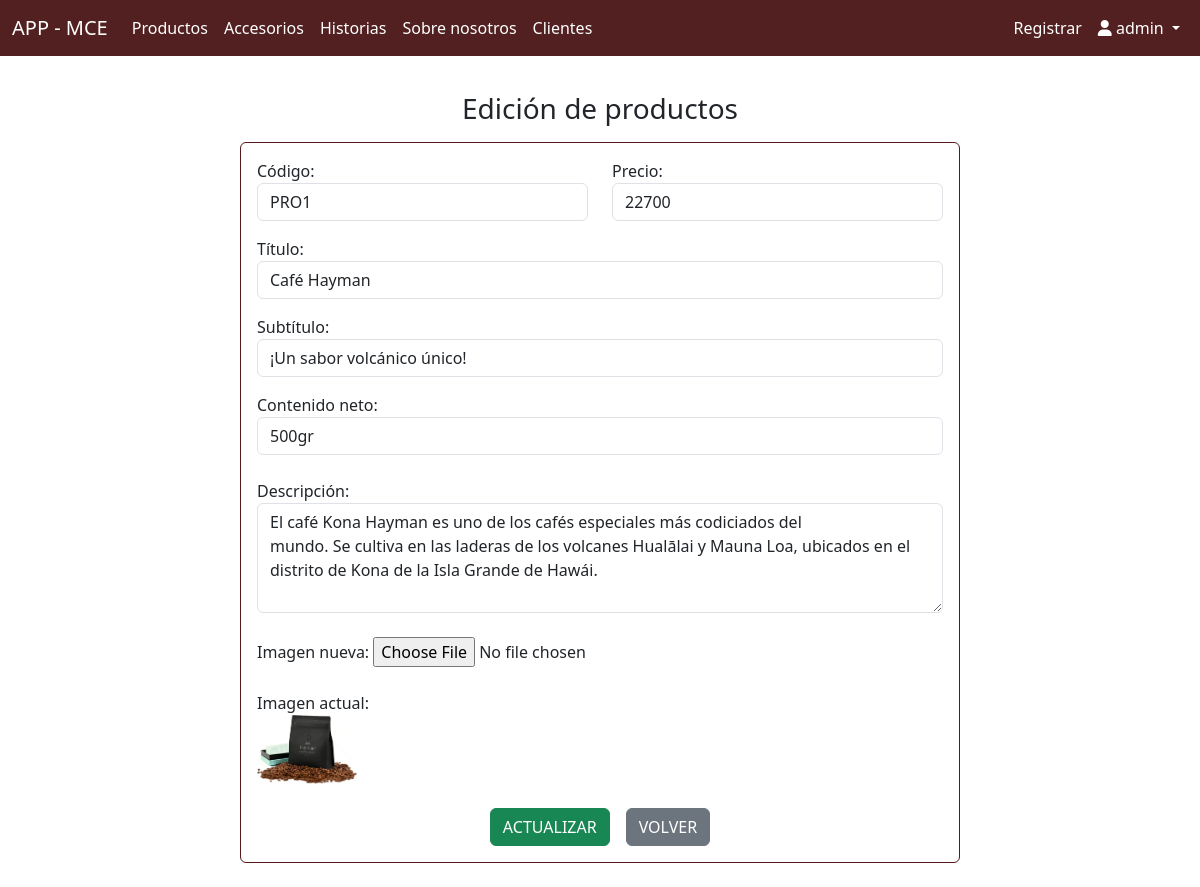
The app's page /administrativo/edicionProducto/PRO1 (signed in) with its own data.
### mce/models.py (models this page shows, shortened)
class Producto(models.Model):
    cod         = models.CharField(unique=True, max_length=5)
    title       = models.CharField(max_length=50, default='default_title')
    price       = models.IntegerField()
    netContent  = models.CharField(max_length=20)
    subtitle    = models.CharField(max_length=200)
    description = models.TextField()
    imagen      = models.ImageField(upload_to='images/', null=True, blank=True)

### administrativo/views.py (the view)
# urls.py: path('edicionProducto/<cod>', views.edicionProducto, name='edicionProducto'),
@login_required
def edicionProducto(request, cod):
    producto= Producto.objects.get(cod=cod)
    context= {'producto': producto}
    return render(request, 'administrativo/edicionProducto.html', context)

### administrativo/templates/administrativo/edicionProducto.html (shortened to what this page needs)
{% extends 'administrativo/baseCrud.html' %}
{% block body%}
<div class="container mt-1">
    <div class="row justify-content-center">
        <div class="col-md-8">
            <h3 class="p-2 text-center">Edición de productos</h3>
            <div class="card" style="border: 1px solid #561919">
                <div class="card-body">
                    <form action="{% url 'editarProducto' %}" method="POST" enctype="multipart/form-data">{% csrf_token %}
                        <div class="row mb-3">
                            <div class="col-md-6">
                                <div class="form-group">
                                    <label for="cod">Código:</label>
                                    <input type="text" id="cod" name="cod" value="{{producto.cod}}" class="form-control" placeholder="Código" maxlength="5" readonly>
                                </div>
                            </div>
                            <div class="col-md-6">
                                <div class="form-group">
                                    <label for="price">Precio:</label>
                                    <input type="number" id="price" name="price" value="{{producto.price}}" class="form-control" placeholder="Precio">
                                </div>
                            </div>
                        </div>
                        <div class="form-group mb-3">
                            <label for="title">Título:</label>
                            <input type="text" id="title" name="title" value="{{producto.title}}" class="form-control" placeholder="Título" maxlength="50">
                        </div>
                        <div class="form-group mb-3">
                            <label for="sub">Subtítulo:</label>
                            <input type="text" id="sub" name="sub" value="{{producto.subtitle}}" class="form-control" placeholder="Subtítulo" maxlength="200">
                        </div>
                        <div class="form-group mb-4">
                            <label for="cont">Contenido neto:</label>
                            <input type="text" id="cont" name="cont" value="{{producto.netContent}}" class="form-control" placeholder="Contenido neto" maxlength="20">
                        </div>
                        <div class="form-group mb-4">
                            <label for="desc">Descripción:</label>
                            <textarea id="desc" name="desc" class="form-control" rows="4" placeholder="Ingresa la descripción">{{ producto.description }}</textarea>
                        </div>
                        <div class="form-group mb-4">
                            <label for="img">Imagen nueva:</label>
                            <input type="file" id="img" name="img" class="form-control-file">
                        </div>
                        <div class="form-group mb-4">
                            <label>Imagen actual:</label><br>
                            {% if producto.imagen %}
                                <img src="{{ producto.imagen.url }}" alt="#" class="img-fluid" width="100">
                            {% else %}
                                Sin imagen cargada
                            {% endif %}
                        </div>
                        <div class="form-group d-flex justify-content-center">
                            <button type="submit" class="btn btn-success text-white btn-md mx-2" onclick="showAlert()">ACTUALIZAR</button>
                            <a href="{% url 'crudProductos' %}" class="btn btn-secondary text-white btn-md mx-2">VOLVER</a>
                        </div>
                    </form>
                </div>
            </div>
        </div>
    </div>
</div>
{% endblock %}

### administrativo/templates/administrativo/baseCrud.html (shortened to what this page needs)
<!DOCTYPE html>
<html lang="en">
<head>
  <link rel="stylesheet" href="https://cdnjs.cloudflare.com/ajax/libs/font-awesome/6.0.0-beta3/css/all.min.css">
  <link href="https://cdn.jsdelivr.net/npm/bootstrap@5.3.3/dist/css/bootstrap.min.css" rel="stylesheet"
>
</head>
<body>
  <nav class="navbar navbar-expand-lg" style="background-color:  #522020;">
    <div class="container-fluid">
      <a class="navbar-brand text-white" href="{% url 'crud' %}">APP - MCE</a>
      <div class="collapse navbar-collapse" id="navbarNav">
        <ul class="navbar-nav me-auto mb-2 mb-lg-0">
          <li class="nav-item">
            <a class="nav-link active text-white" aria-current="page" href="{% url 'crudProductos' %}">Productos</a>
          </li>
          <li class="nav-item">
            <a class="nav-link text-white" href="{% url 'crudAccesorios' %}">Accesorios</a>
          </li>
          <li class="nav-item">
            <a class="nav-link text-white" href="{% url 'crudHistorias' %}">Historias</a>
          </li>
          <li class="nav-item">
            <a class="nav-link text-white" href="{% url 'crudNosotros' %}">Sobre nosotros</a>
          </li>
          <li class="nav-item">
            <a class="nav-link text-white" href="{% url 'crudClientes' %}">Clientes</a>
          </li>
        </ul>
        <ul class="navbar-nav ms-auto mb-2 mb-lg-0">
          <li class="nav-item">
            <a class="nav-link text-white" href="{% url 'registro' %}">Registrar</a>
          </li>
          <li class="nav-item dropdown">
            <a class="nav-link dropdown-toggle highlight-username text-white" href="#" id="navbarDropdown" role="button"
              data-bs-toggle="dropdown" aria-haspopup="true" aria-expanded="false">
              <i class="fas fa-user"></i> {{ user.username }}
            </a>
          </li>
        </ul>
      </div>
    </div>
  </nav>
  <div class="container py-4">
    {% block body %}
    {% endblock %}
  </div>
</body>
</html>

### records on screen
Producto: cod "PRO1", price "22700", title "Café Hayman", sub "¡Un sabor volcánico único!", cont "500gr", desc "El café Kona Hayman es uno de los cafés especiales más codiciados del mundo. Se cultiva en las laderas de los volcanes Hualālai y Mauna Loa, ubicados en el distrito de Kona de la Isla Grande de Hawái.", imagen (picture)

### other values on screen
{{ user.username }} "admin"
